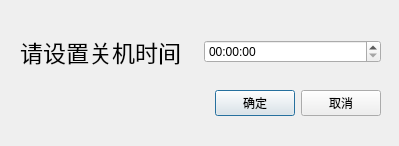
<?xml version="1.0" encoding="UTF-8"?>
<ui version="4.0">
 <class>Dialog</class>
 <widget class="QDialog" name="Dialog">
  <property name="geometry">
   <rect>
    <x>0</x>
    <y>0</y>
    <width>399</width>
    <height>146</height>
   </rect>
  </property>
  <property name="windowTitle">
   <string>Dialog</string>
  </property>
  <widget class="QWidget" name="">
   <property name="geometry">
    <rect>
     <x>20</x>
     <y>20</y>
     <width>361</width>
     <height>111</height>
    </rect>
   </property>
   <layout class="QVBoxLayout" name="verticalLayout">
    <item>
     <layout class="QHBoxLayout" name="horizontalLayout">
      <item>
       <widget class="QLabel" name="label">
        <property name="font">
         <font>
          <pointsize>17</pointsize>
         </font>
        </property>
        <property name="text">
         <string>请设置关机时间</string>
        </property>
       </widget>
      </item>
      <item>
       <widget class="QTimeEdit" name="timeEdit"/>
      </item>
     </layout>
    </item>
    <item>
     <layout class="QHBoxLayout" name="horizontalLayout_2">
      <item>
       <spacer name="horizontalSpacer">
        <property name="orientation">
         <enum>Qt::Horizontal</enum>
        </property>
        <property name="sizeHint" stdset="0">
         <size>
          <width>40</width>
          <height>20</height>
         </size>
        </property>
       </spacer>
      </item>
      <item>
       <widget class="QPushButton" name="okButton">
        <property name="text">
         <string>确定</string>
        </property>
       </widget>
      </item>
      <item>
       <widget class="QPushButton" name="cancelButton">
        <property name="text">
         <string>取消</string>
        </property>
       </widget>
      </item>
     </layout>
    </item>
   </layout>
  </widget>
 </widget>
 <resources/>
 <connections/>
</ui>
